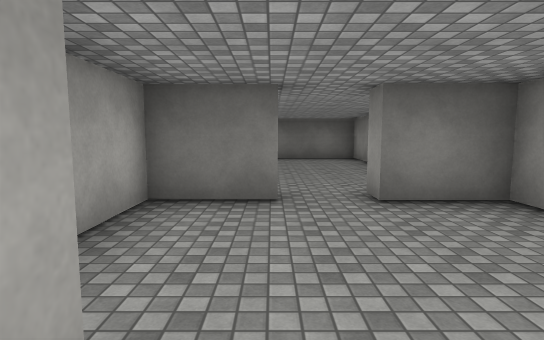
view 1 (above)

24 first-person views from a walk through a scene from a Unity 3-D project. The camera is 1.5 m above the floor, tilts 6° down and sees 80° across. The floor is counted in squares, 2 m on a side. Each view is taken from the middle of a square. On the plan, view 1 faces up. The plan holds only what a view shows up to about 11 squares ahead; the rest is blank. The place goes on beyond the plan. The player is left out. Surface patterns are stand-ins for the level's own textures.

view 2
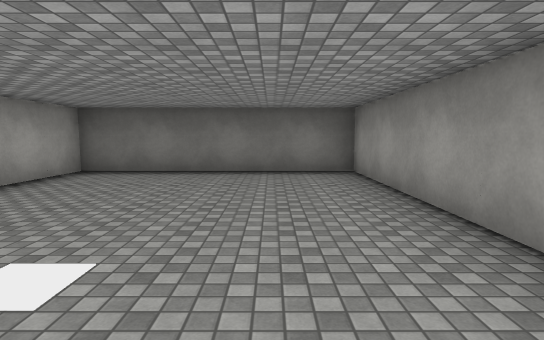

view 3
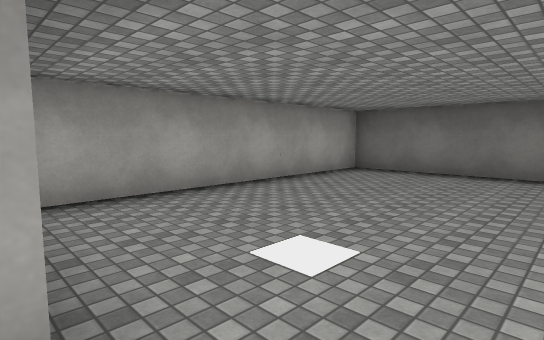

view 4
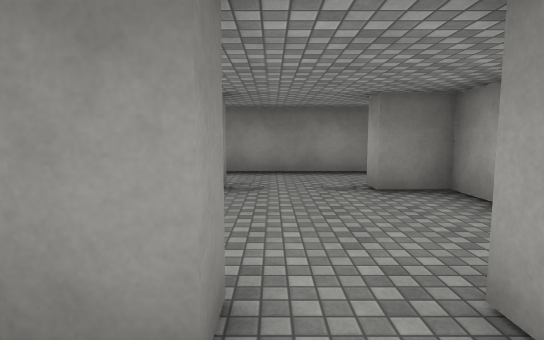

view 5
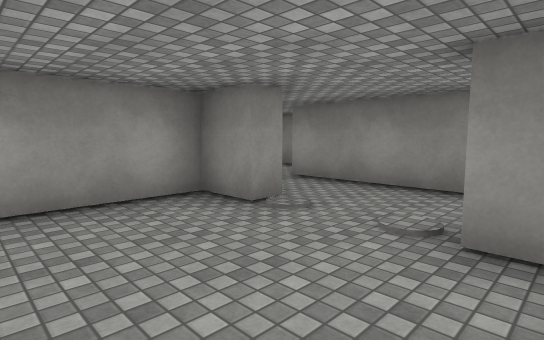

view 6
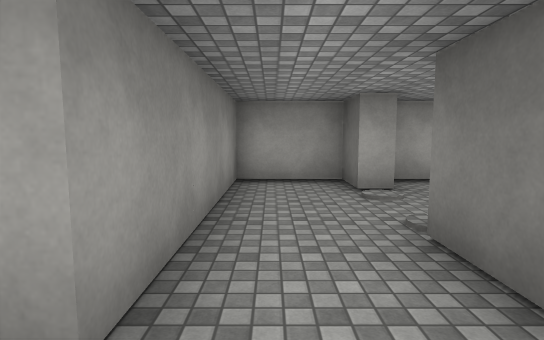

view 7
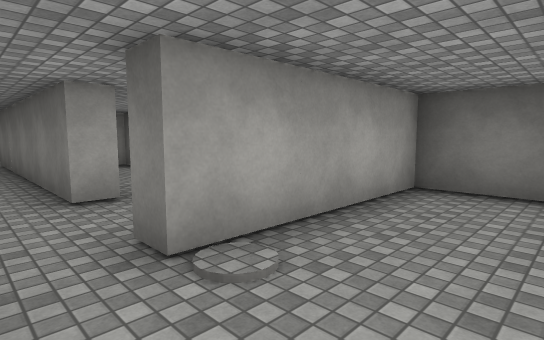

view 8
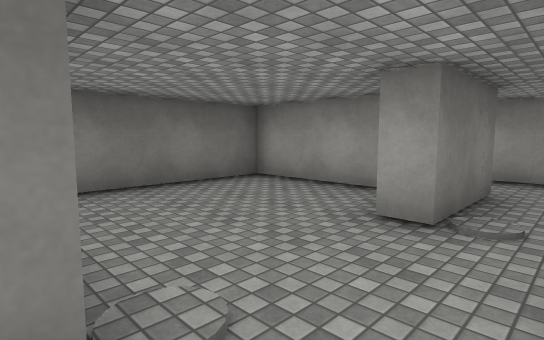

view 9
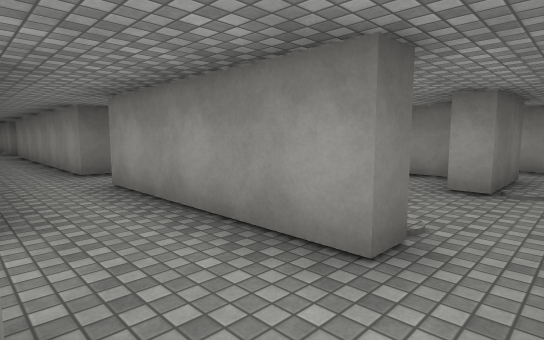

view 10
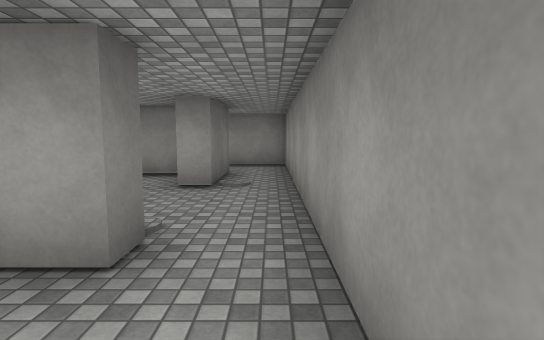

view 11
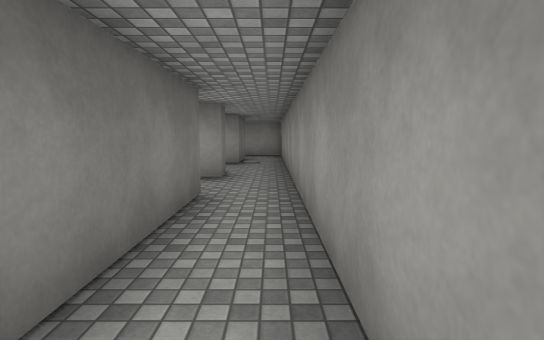

view 12
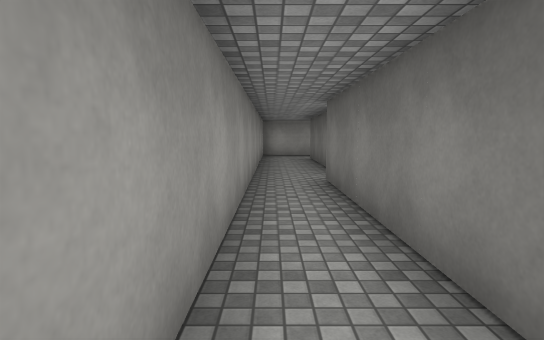

view 13
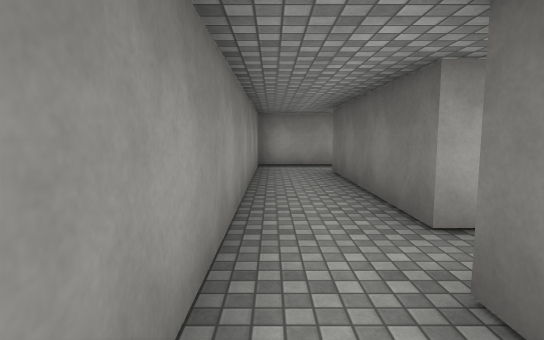

view 14
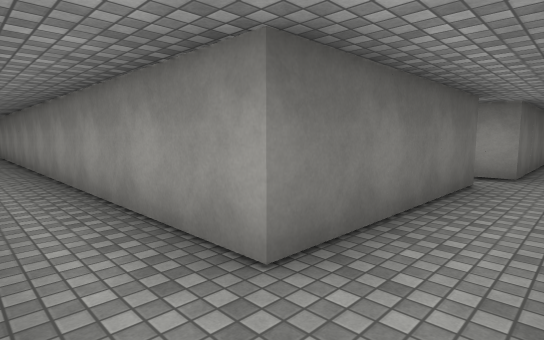

view 15
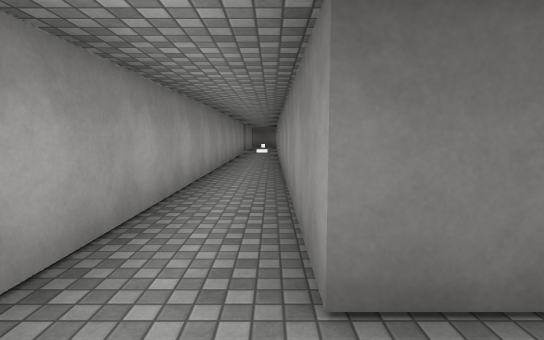

view 16
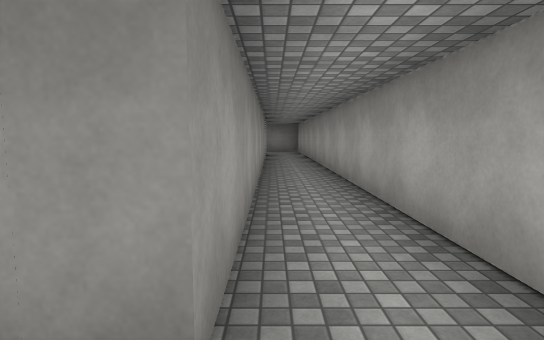

view 17
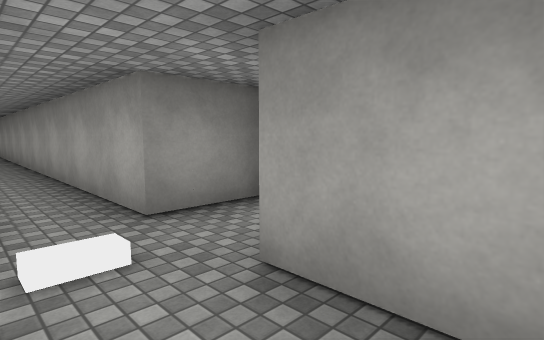

view 18
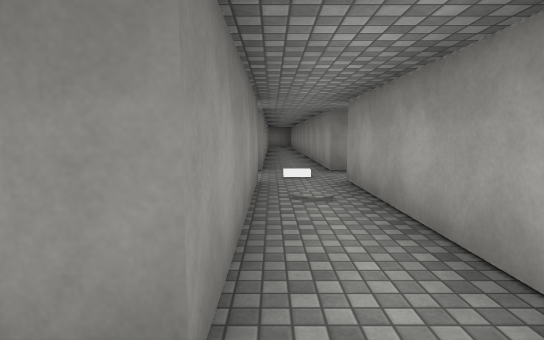

view 19
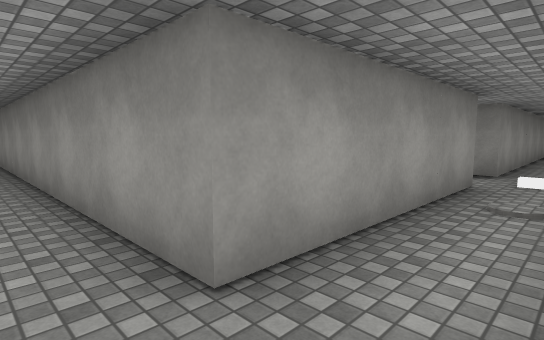

view 20
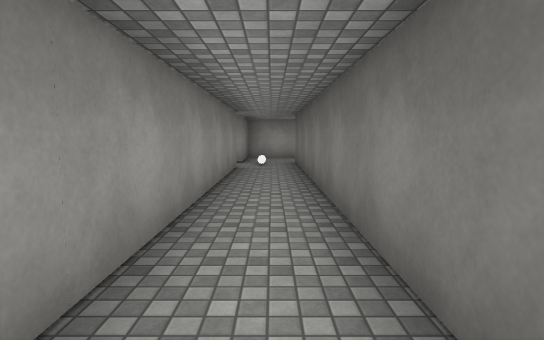

view 21
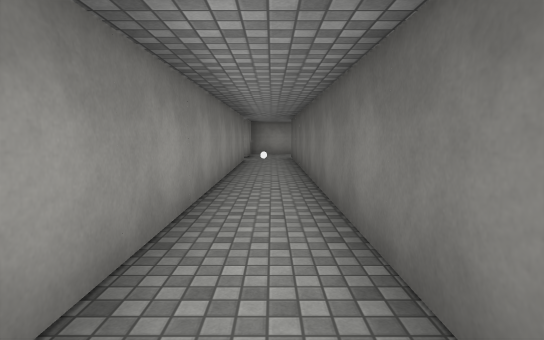

view 22
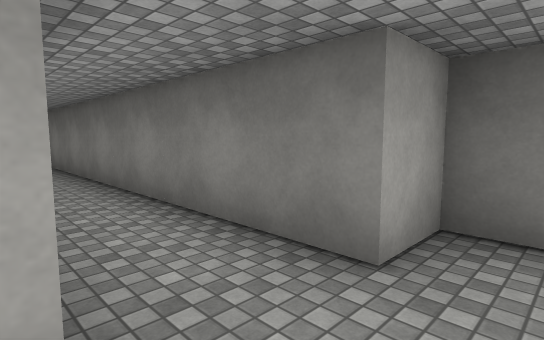

view 23
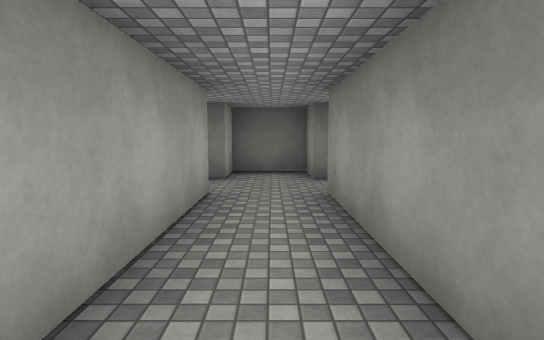

view 24
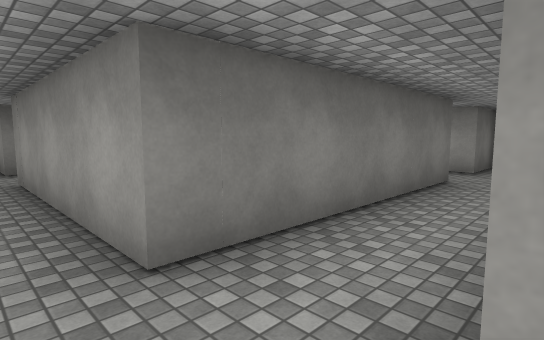

### Floor plan
Points are (right, up) in squares from view 1. A wall is a line through its corners. A room is listed if a view was taken in it or the views show most of it. See-through windows are left out.
Room 1 (view 1)
walls: (2.8, 0.1) (1.7, 0.1) (1.7, 0.7); (-0.4, 0.7) (-0.4, 0.1) (-1.4, 0.1) (-1.4, -1.6) (3.2, -1.6)
ways out: opening at (0.5, 0) to room 2; opening at (2.5, -1) to room 4
Room 2 (views 2, 3, 5)
walls: (1.7, 0.7) (2.7, 0.7) (2.7, 3.7) (1.2, 3.7) (1.2, 4.1); (0.1, 4.2) (0.1, 3.7) (-1.4, 3.7) (-1.4, 0.7) (-0.4, 0.7)
ways out: opening at (0.5, 0) to room 1; opening at (1, 4) to room 3
Room 3 (view 4)
walls: (2.7, 5.9) (2.7, 10.6) (-2.9, 10.6) (-2.9, 4.6); (1.2, 4.1) (1.9, 4.1)
ways out: opening at (1, 4) to room 2
Room 4 (views 6, 24)
walls: (5.2, 3.7) (4.7, 3.7) (4.7, 11.2); (4.7, -2.1) (4.7, 2.1)
ways out: opening at (2.5, -1) to room 1; opening at (4, -2) to room 6; opening at (4, 12) to room 8
Room 5 (view 7)
walls: (9.2, -1.2) (9.2, 1.6) (5.2, 1.6) (5.2, -2.1); (5.5, -3.3) (9.5, -3.3); (9.8, -2.1) (7.7, -2.1) (7.7, -1.5)
ways out: opening at (5, -3) to room 6; opening at (8.5, -3)
Room 6 (views 8, 9, 10, 11, 12, 13, 14, 15)
walls: (-4.4, -1.7) (-8.8, -1.7) (-8.8, 11.1); (3.2, -1.6) (3.2, -2.1) (-3.4, -2.1) (-3.4, -1.4); (5.2, -2.1) (4.7, -2.1); (-10.2, 11.1) (-10.2, -3.3) (5.5, -3.3)
ways out: opening at (4, -2) to room 4; opening at (5, -3) to room 5; opening at (-10, 12) to room 7; opening at (-4, -2)
Room 7 (views 16, 17, 18, 19, 20, 21)
walls: (-10.2, 17.2) (-10.2, 12.6); (-8.8, 12.6) (-8.8, 17.2) (0.1, 17.2); (-8.8, 11.1) (-8.1, 11.1); (-11.8, 11.1) (-10.2, 11.1); (3.2, 18.7) (-10.4, 18.7)
ways out: opening at (-10, 12) to room 6; opening at (-11, 18); opening at (3, 18)
Room 8 (views 22, 23)
walls: (3.2, 17.2) (3.2, 13.9); (9.8, 12.7) (4.7, 12.7) (4.7, 17.2)
ways out: opening at (4, 12) to room 4; opening at (4, 17); opening at (9, 12)

Positions as (right, up) in squares from view 1, and headings:
1: (0, 0), facing up
2: (1, 4), facing up
3: (1, 4), facing up-left
4: (1, 5), facing down
5: (-1, 3), facing down-right
6: (4, -1), facing left
7: (7, -3), facing up-left
8: (5, -3), facing up-right
9: (3, -3), facing up-right
10: (3, -3), facing right
11: (-1, -3), facing right
12: (2, -3), facing left
13: (-2, -3), facing left
14: (-10, -3), facing up-right
15: (-9, -3), facing up
16: (-9, 12), facing down
17: (-9, 14), facing down-left
18: (-9, 18), facing down
19: (-10, 18), facing down-right
20: (-1, 18), facing left
21: (1, 18), facing left
22: (4, 17), facing up-left
23: (4, 13), facing up
24: (4, 11), facing up-right
